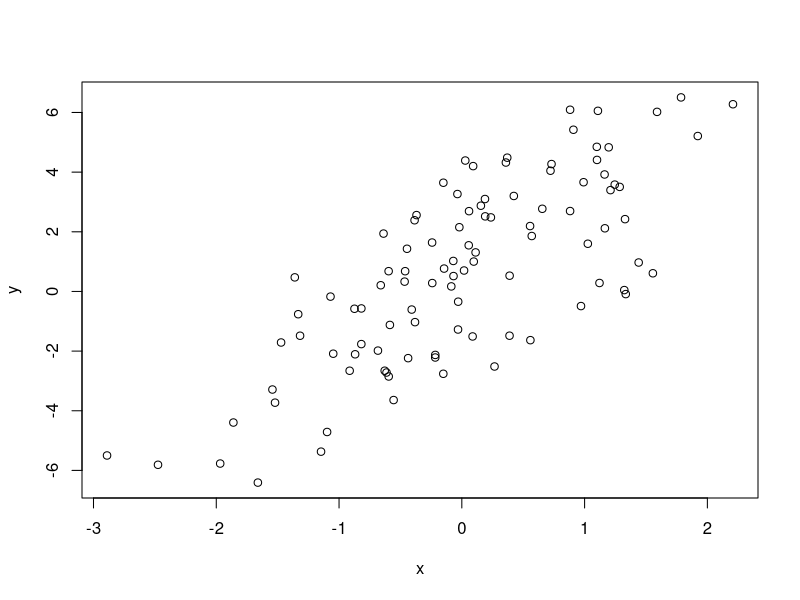
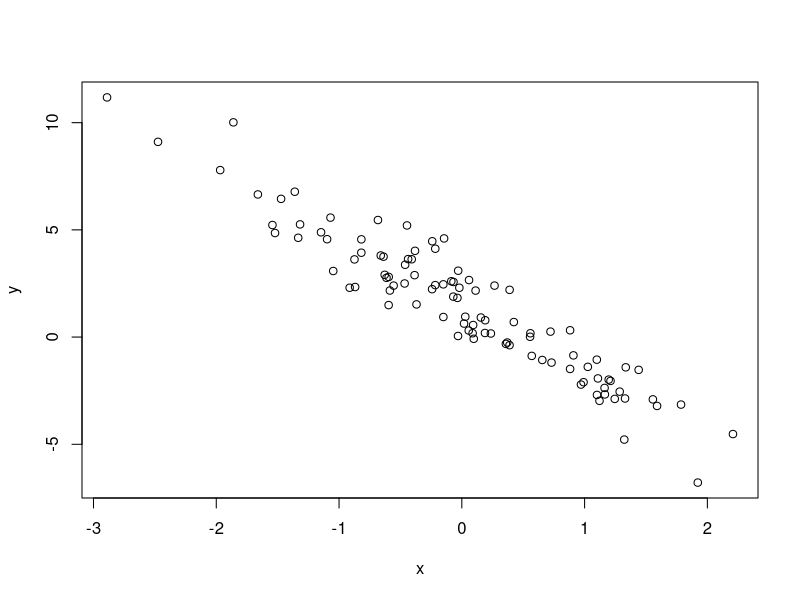
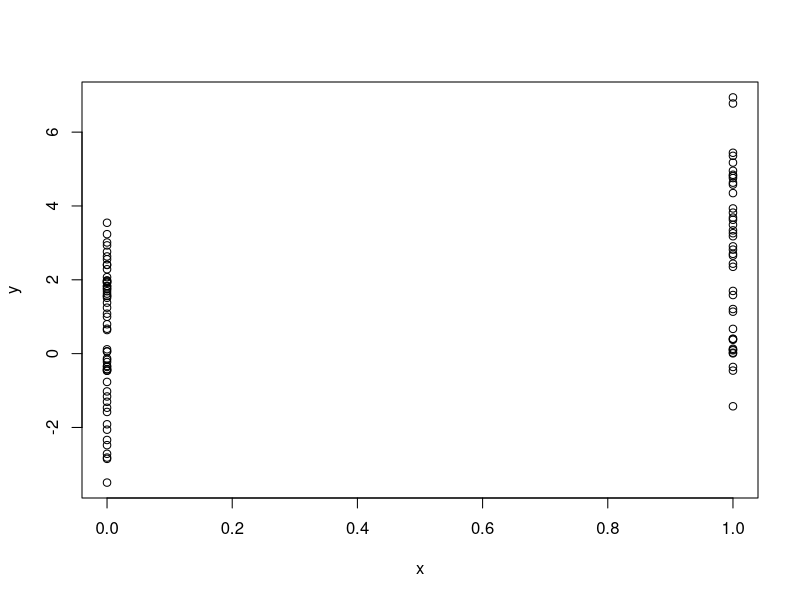
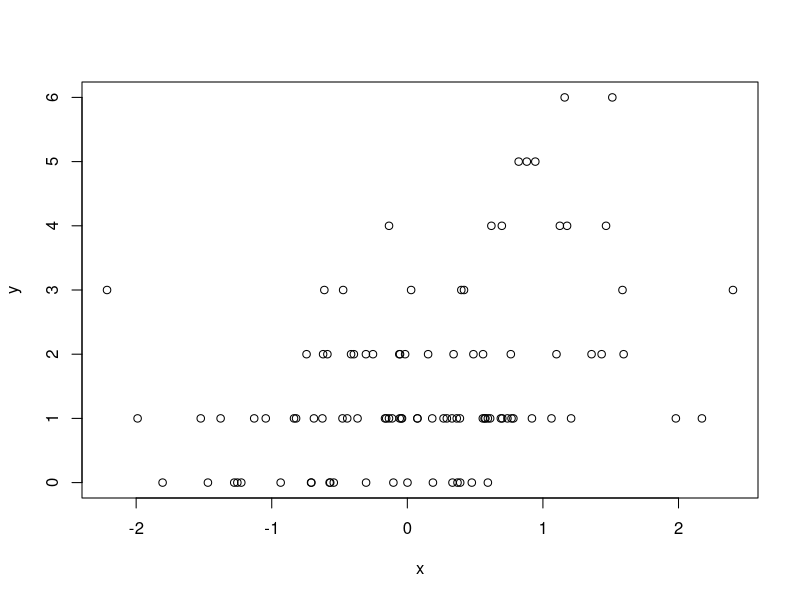

R code for these plots, in order:
# normal distribution
x <- rnorm(10)
x
x <- rnorm(10, 20, 2)
x
summary(x)

set.seed(1)
rnorm(5)
rnorm(5)
set.seed(1)
rnorm(5)

# poisson distribution
rpois(10, 1)
rpois(10, 2)
rpois(10, 20)
ppois(2, 2) # cumulative distribution
ppois(4, 2) # (x <= 4)
ppois(6, 2) # (x <= 6)

# simulate linear model
set.seed(20)
x <- rnorm(100)
e <- rnorm(100, 0, 2)
y <- 0.5 + 2 * x + e
summary(y)
plot(x, y)

e <- rnorm(100, 0, 1)
y <- 1.5 - 3 * x + e
plot(x, y)

set.seed(10)
x <- rbinom(100, 1, 0.5)
e <- rnorm(100, 0, 2)
y <- 0.5 + 2 * x + e
summary(y)
plot(x, y)

set.seed(1)
x <- rnorm(100)
log.mu <- 0.5 + 0.3 * x
y <- rpois(100, exp(log.mu))
summary(y)
plot(x, y)

set.seed(1)
sample(1:10, 4)
sample(1:10, 4)
sample(letters, 5)
sample(1:10)
sample(1:10)
sample(1:10, replace = TRUE)






